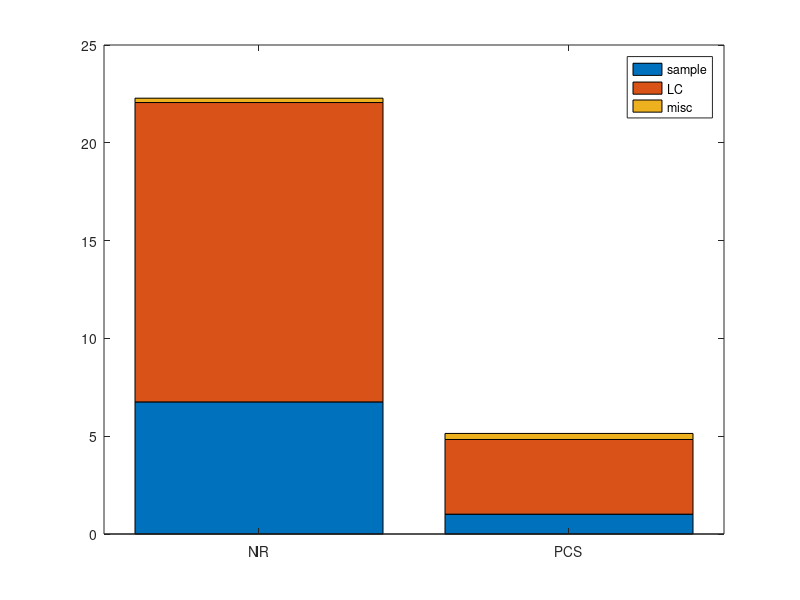

The MATLAB source for this figure:
clear all
clc

%%

D = load('profile_SBL_GD_env2.txt'); D = D(D(:,1)==1,:);
D = D(1,:);

suc = sum(D(:,1));

total_runtime = mean(D(:,3));
proj_count = round(mean(D(:,4)));
proj_time = mean(D(:,5));
col_count = round(mean(D(:,6)));
col_time = mean(D(:,7));
lc_count = round(mean(D(:,12)));
lc_time = mean(D(:,11));
lc_success_count = round(mean(D(:,13)));
sample_time = mean(D(:,14));
sample_success_count = round(mean(D(:,15)));
sample_fail_count = round(mean(D(:,16)));
path_size = mean(D(:,9));
trees_size = mean(D(:,10));

fprintf('NR:\n');
fprintf('Total runtime: %f sec.\n', total_runtime);
fprintf('Sampling time %f sec, is %f%% of the total runtime,\n', sample_time, sample_time/total_runtime*100);
fprintf('number of samples per sec: %d.\n', (sample_success_count+sample_fail_count)/sample_time);
fprintf('Failed %f%% of %d samples.\n', sample_fail_count/(sample_fail_count+sample_success_count)*100, sample_fail_count+sample_success_count);
fprintf('Succeeded %f%% of %d local-conenction checks.\n', lc_success_count/lc_count*100, lc_count);
fprintf('Local connection time: %f msec, is %f%% of the total runtime.\n', lc_time*1e3, lc_time/total_runtime*100);
fprintf('Avg. local connection time: %f msec.\n', lc_time/lc_count*1e3);
fprintf('number of local connections per sec: %d\n', lc_count/total_runtime);
fprintf('Collision time %f msec for %d checks.\n', col_time*1e3, col_count);
fprintf('Path size: %d.\n', round(path_size));
fprintf('Trees size: %d.\n\n', round(trees_size));

ygd = [sample_time lc_time total_runtime-lc_time-sample_time];

%%

D = load('profile_SBL_PCS_env2.txt');

suc = sum(D(:,1));

total_runtime = mean(D(:,3));
proj_count = round(mean(D(:,4)));
proj_time = mean(D(:,5));
col_count = round(mean(D(:,6)));
col_time = mean(D(:,7));
lc_count = round(mean(D(:,12)));
lc_time = mean(D(:,11));
lc_success_count = round(mean(D(:,13)));
sample_time = mean(D(:,14));
sample_success_count = round(mean(D(:,15)));
sample_fail_count = round(mean(D(:,16)));
path_size = mean(D(:,9));
trees_size = mean(D(:,10));

fprintf('PCS:\n');
fprintf('Total runtime: %f sec.\n', total_runtime);
fprintf('Sampling time %f sec, is %f%% of the total runtime,\n', sample_time, sample_time/total_runtime*100);
fprintf('number of samples per sec: %d.\n', (sample_success_count+sample_fail_count)/sample_time);
fprintf('Failed %f%% of %d samples.\n', sample_fail_count/(sample_fail_count+sample_success_count)*100, sample_fail_count+sample_success_count);
fprintf('Succeeded %f%% of %d local-conenction checks.\n', lc_success_count/lc_count*100, lc_count);
fprintf('Local connection time: %f msec, is %f%% of the total runtime.\n', lc_time*1e3, lc_time/total_runtime*100);
fprintf('Avg. local connection time: %f msec.\n', lc_time/lc_count*1e3);
fprintf('number of local connections per sec: %d\n', lc_count/total_runtime);
fprintf('Collision time %f msec for %d checks.\n', col_time*1e3, col_count);
fprintf('Path size: %d.\n', round(path_size));
fprintf('Trees size: %d.\n\n', round(trees_size));

ypcs = [sample_time lc_time total_runtime-lc_time-sample_time];



%%
figure(1)
clf
bar([ygd; ypcs],'stacked');
legend('sample','LC','misc');
set(gca,'XTickLabel',{'NR','PCS'})
